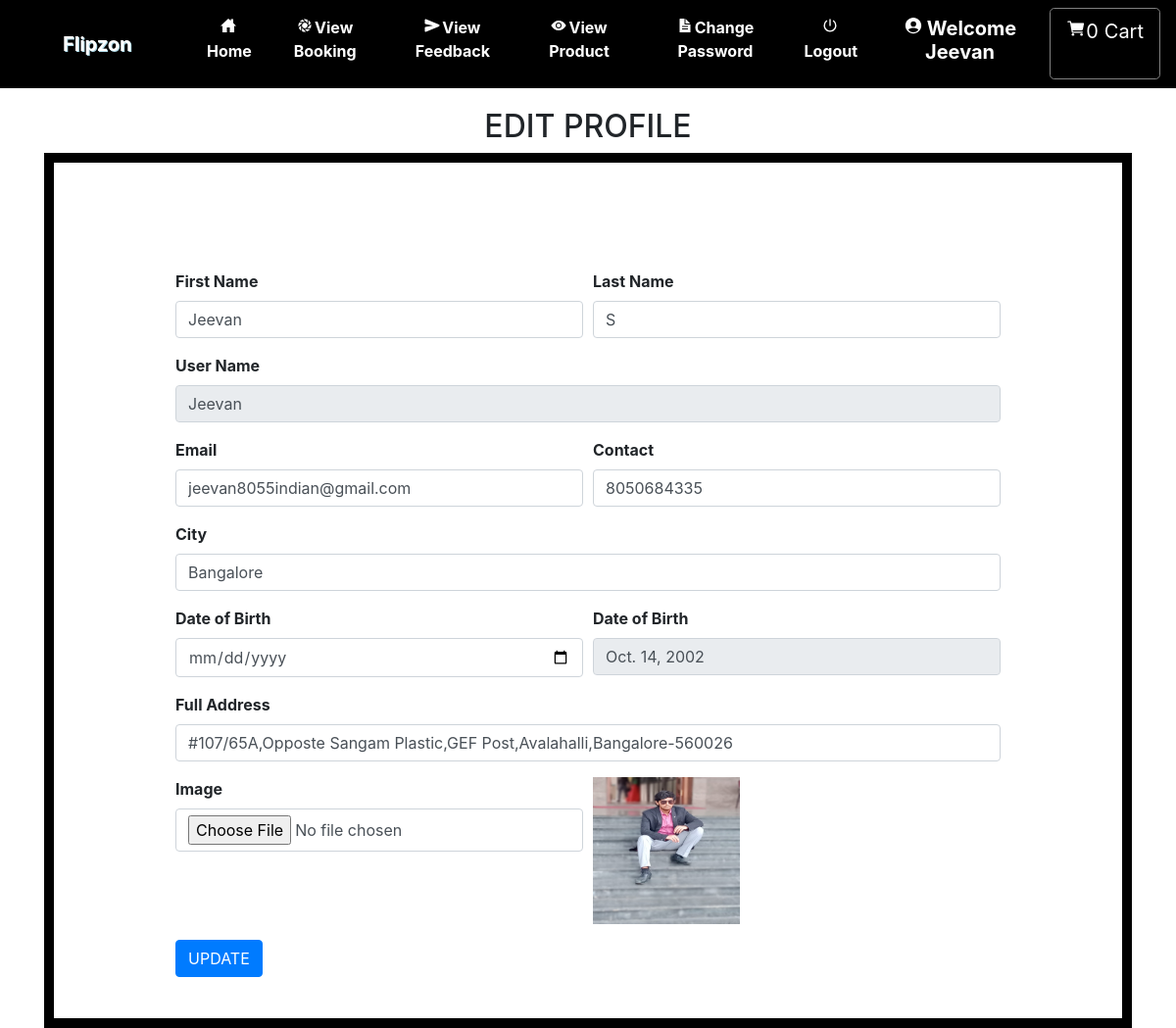
Page /edit_profile (signed in) on the committed database.
### grocery/models.py (models this page shows, shortened)
class Profile(models.Model):
    user = models.ForeignKey(User, on_delete=models.CASCADE, null=True)
    dob = models.DateField(null=True)
    city = models.CharField(max_length=30, null=True)
    address = models.CharField(max_length=50, null=True)
    contact = models.CharField(max_length=10, null=True)
    image = models.FileField(null=True)

### grocery/views.py (the view, shortened to what this page needs)
# urls.py: path('edit_profile', Edit_profile, name='edit_profile'),
def Edit_profile(request):
    if not request.user.is_authenticated:
        return redirect('login')
    error = False
    user=User.objects.get(id=request.user.id)
    pro = Profile.objects.get(user=user)
    cart = ""
    try:
        cart = Cart.objects.get(profile=pro)
    except:
        pass
    num1=0
    total=0
    for i in cart:
        total+=i.product.price
        num1+=1
    d = {'error':error,'pro':pro,'num1':num1,'total':total}
    return render(request, 'edit_profile.html',d)

### grocery/templates/edit_profile.html (shortened to what this page needs)
{% extends 'navigation.html' %}
{% block body %}
{% load static %}
<div class="container">
    <h2 style="margin-top:20px" align="center">EDIT PROFILE</h2>
<div class="container" style="border:10px solid black">
      <div class="row">
<div class="container-fluid" style="width:80%;margin-top:10% ">
<form method="post" action="" enctype="multipart/form-data">
    <div class="form-row">
    <div class="form-group col-md-6">
      <label for="inputEmail4" style="font-weight:bold">First Name</label>
      <input type="text" class="form-control" value="{{pro.user.first_name}}" name="fname" id="inputEmail4">
    </div>
    <div class="form-group col-md-6">
      <label for="inputPassword4"  style="font-weight:bold">Last Name</label>
      <input type="text" class="form-control" name="lname" value="{{pro.user.last_name}}" id="inputPassword4">
    </div>
  </div>
    <div class="form-row">
    <div class="form-group col-md-12">
      <label for="inputEmail4"  style="font-weight:bold">User Name</label>
      <input type="text" class="form-control" name="uname" value="{{pro.user.username}}" id="inputEmail4" readonly>
    </div>
  </div>
        <div class="form-row">
<div class="form-group col-md-6">
    <label for="exampleInputEmail1"  style="font-weight:bold">Email</label>
    <input type="email" class="form-control" id="exampleInputEmail1" aria-describedby="emailHelp" name="email" value="{{pro.user.email}}">
  </div>
  <div class="form-group col-md-6">
    <label for="exampleInputPassword1"  style="font-weight:bold">Contact</label>
    <input type="text" class="form-control" id="exampleInputPassword1" value="{{pro.contact}}" name="contact">
  </div>
        </div>
        <div class="form-row">
    <div class="form-group col-md-12">
    <label for="exampleInputPassword1"  style="font-weight:bold">City</label>
    <input type="text" class="form-control" id="exampleInputPassword1" value="{{pro.city}}" name="city">
  </div>
        </div>
    <div class="form-row">
    <div class="form-group col-md-6">
        <label for="exampleInputPassword1" style="font-weight:bold">Date of Birth</label>
    <input type="date" class="form-control" id="exampleInputPassword1" name="date">
  </div>
        <div class="form-group col-md-6">
        <label for="exampleInputPassword1"  style="font-weight:bold">Date of Birth</label>
    <input type="text" class="form-control" id="exampleInputPassword1" value="{{pro.dob}}" readonly>
        </div>
        </div>
    <div class="form-row">
    <div class="form-group col-md-12">
    <label for="exampleInputPassword1"  style="font-weight:bold">Full Address</label>
    <input type="text" class="form-control" id="exampleInputPassword1" value="{{pro.address}}" name="add">
  </div>
    </div>
    <div class="form-row">
<div class="form-group col-md-6">
    <label for="exampleInputPassword1"  style="font-weight:bold">Image</label>
    <input type="file" class="form-control" id="exampleInputPassword1" name="img" value="choose file">
</div>
        <div class="form-group col-md-6">
    <img src="{{pro.image.url}}" style="width:150px;height:150px">
</div>
    </div>
  <button type="submit" class="btn btn-primary" style="margin-bottom:5%">UPDATE</button>
</form>
</div>
</div>
</div>
</div>
{% endblock %}

### grocery/templates/navigation.html (shortened to what this page needs)
<!DOCTYPE html>
<html lang="en">
<head>
    {% load static %}
     <link rel="stylesheet" href="https://maxcdn.bootstrapcdn.com/bootstrap/4.0.0/css/bootstrap.min.css">
  <link rel = stylesheet href = "//cdn.datatables.net/1.10.19/css/jquery.dataTables.min.css">
<link rel="stylesheet" href="https://cdnjs.cloudflare.com/ajax/libs/font-awesome/4.7.0/css/font-awesome.min.css">
</head>
<body style="background-color:white">
<nav class="navbar navbar-expand-sm" style = "background-color : black ; border-bottom:1px solid black">
  <a class="navbar-brand pl-5" href="#" style="color:white; font-weight : bold">Flipzon</a>
<div class="collapse navbar-collapse" id="collapsibleNavbar">
  <ul class="navbar-nav pl-5 text-center">
    {% if request.user.username %}
    {% if not request.user.is_staff %}
    <li class="nav-item">
      <a class="nav-link" href="{% url 'home' %}" style="color:white"><ion-icon style="margin-right:2px" name="home-sharp"></ion-icon>Home</a>
    </li>
    <li class="nav-item">
      <a class="nav-link" href="{% url 'view_booking' %}" style="color:white"><ion-icon style="margin-right:2px" name="aperture"></ion-icon>View Booking</a>
    </li>
    <li class="nav-item">
      <a class="nav-link" href="{% url 'send_feedback' request.user.id %}" style="color:white"><ion-icon style="margin-right:2px" name="send"></ion-icon>View Feedback</a>
    </li>
    <li class="nav-item">
      <a class="nav-link" href="{% url 'view_product' 0 %}" style="color:white"><ion-icon style="margin-right:2px" name="eye"></ion-icon>View Product</a>
    </li>
    <li class="nav-item">
      <a class="nav-link" href="{% url 'change_password' %}" style="color:white"><ion-icon style="margin-right:2px" name="document-text-sharp"></ion-icon>Change Password</a>
    </li>
    {% endif %}
    {% endif %}
    {% if request.user.is_authenticated %}
    <a class="nav-link" href="{% url 'logout' %}" style="color:white"><ion-icon style="margin-right:2px" name="power-sharp"></ion-icon>Logout</a>
    {% if not request.user.is_staff %}
    <li class="nav-item">
      <a href="{% url 'profile' %}"><h5 class="nav-link" style="color:white"><ion-icon style="margin-right:4px;color:white" name="person-circle-sharp"></ion-icon>Welcome {{request.user.username}}</h5>
      </a></li>
    {% else %}
    <li class="nav-item">
      <h5  class="nav-link" style="color:black"><ion-icon style="margin-right:4px;color:black" name="person-circle-sharp"></ion-icon>Welcome {{request.user.username}}</h5>
    </li>
    {% endif %}
    {% endif %}
    {% if not request.user.is_staff %}
    {% if request.user.username %}
      <a href="{% url 'cart' %}" style="border:1px solid gray" class="btn btn-default btn-lg text-dark text-capitalize">
        <ion-icon style="color:white;margin-top:2%" name="cart"></ion-icon><span style="color:white">{{num1}}</span><span style="margin-left:6px;margin-top:2%;color:white">Cart</span></a></center>
{% endif %}
    {% endif %}
    </ul>
</div>
</nav>
{% block body %}
{% endblock %}
</body></html>

### grocery/templates/navigation.html (style rules this page uses)
* { box-sizing: border-box; }
.nav-link { font-weight:bold; }
.navbar-brand { text-shadow: 1px 1px lightblue; }

### rows in the picture
Profile: fname "Jeevan", lname "S", uname "Jeevan", email "jeevan8055indian@gmail.com", contact "8050684335", city "Bangalore", dob "Oct. 14, 2002", add "#107/65A,Opposte Sangam Plastic,GEF Post,Avalahalli,Bangalore-560026", image (picture)

### other values in the picture
{{ request.user.username }} "Jeevan"
{{ num1 }} "0"
